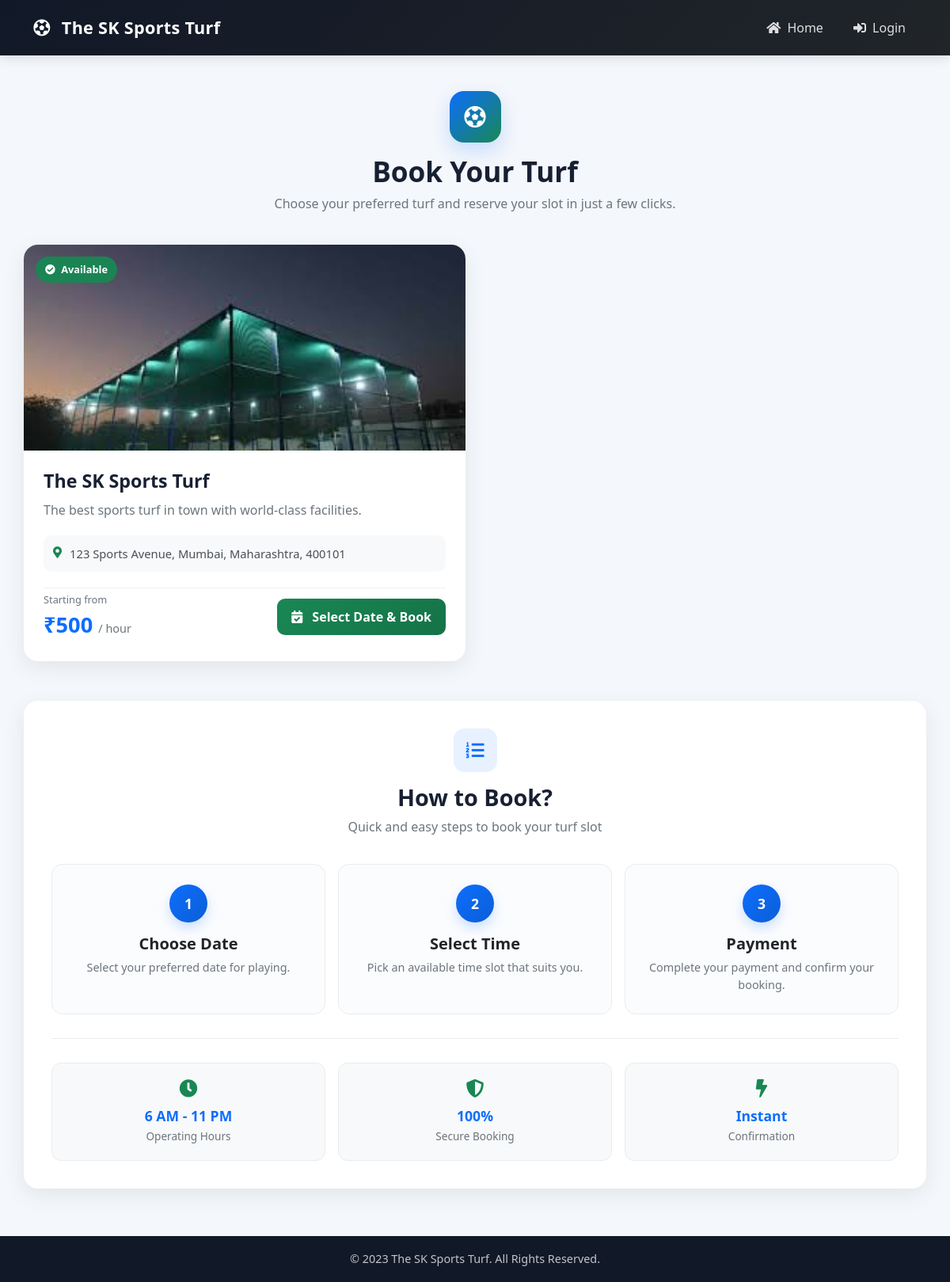
The page /book_now/ on the database its author committed.
### turf/models.py (models this page shows, shortened)
class Turf(models.Model):
    name = models.CharField(max_length=200)
    image = models.ImageField(upload_to='turfs/', blank=True)
    slot_price = models.PositiveIntegerField(default=500)
    description = models.TextField(blank=True)
    address = models.TextField(blank=True)
    contact_phone = models.CharField(max_length=20, blank=True)
    contact_email = models.EmailField(blank=True)
    is_active = models.BooleanField(default=True)
    is_default = models.BooleanField(default=False)

### turf/views.py (the view)
# urls.py: path("book_now/", views.book_now, name="book_now"),
def book_now(request):
    clean_pending_bookings()
    initialize_time_slots()
    turfs = Turf.objects.filter(is_active=True).order_by('name', 'pk')
    if request.user.is_authenticated:
        username = request.user.username
        return render(request, 'booking_index.html', {'username': username, 'turfs': turfs})
    return render(request, 'booking_index.html', {'turfs': turfs})

### turf/views.py (called while the page is built)
def initialize_time_slots():
    time_slots = [
        '6-7 am', '7-8 am', '8-9 am', '9-10 am', '10-11 am', '11-12 pm',
        '12-1 pm', '1-2 pm', '2-3 pm', '3-4 pm', '4-5 pm', '5-6 pm',
        '6-7 pm', '7-8 pm', '8-9 pm', '9-10 pm', '10-11 pm', '11-12 am',
        '12-1 am'
    ]
    for slot in time_slots:
        turfBooking.objects.get_or_create(
            time_slot=slot,
            defaults={
                'isBooked': False,
                'days': ''
            }
        )

def clean_pending_bookings():
    return 0

### templates/booking_index.html (shortened to what this page needs)
{% load static %}
<!DOCTYPE html>
<html lang="en">
<head>
    <link href="https://cdn.jsdelivr.net/npm/bootstrap@5.1.3/dist/css/bootstrap.min.css" rel="stylesheet">
    <link href="https://cdnjs.cloudflare.com/ajax/libs/font-awesome/5.15.4/css/all.min.css" rel="stylesheet">
</head>
<body>
    <nav class="navbar navbar-expand-lg">
        <div class="container">
            <a class="navbar-brand" href="/">
                <i class="fas fa-futbol me-2"></i>
                The SK Sports Turf
            </a>
            <div class="navbar-nav ms-auto d-flex flex-row">
                <a class="nav-link" href="/">
                    <i class="fas fa-home me-1"></i>
                    Home
                </a>
                {% if user.is_authenticated %}
                    <a class="nav-link" href="{% url 'feedback' %}">
                        <i class="fas fa-comment-dots me-1"></i>
                        Feedback
                    </a>
                    <a class="nav-link" href="/logout">
                        <i class="fas fa-sign-out-alt me-1"></i>
                        Logout
                    </a>
                {% else %}
                    <a class="nav-link" href="/login">
                        <i class="fas fa-sign-in-alt me-1"></i>
                        Login
                    </a>
                {% endif %}
            </div>
        </div>
    </nav>
    <main class="container main-content">
        <div class="page-heading">
            <div class="icon">
                <i class="fas fa-futbol"></i>
            </div>
            <h1>Book Your Turf</h1>
            <p>
                Choose your preferred turf and reserve your slot in just a few clicks.
            </p>
        </div>
        <div class="row g-4">
            {% for turf_option in turfs %}
            <div class="col-lg-6 col-md-6">
                <div class="turf-card">
                    <div class="turf-image-wrapper">
                        <img
                            src="{% if turf_option.image %}{{ turf_option.image.url }}{% else %}{% static 'images/new_turf.jpeg' %}{% endif %}"
                            alt="{{ turf_option.name }}"
                            class="turf-image"
                        >
                        <div class="image-overlay">
                            <i class="fas fa-check-circle me-1"></i>
                            Available
                        </div>
                    </div>
                    <div class="turf-body">
                        <h2 class="turf-title">
                            {{ turf_option.name }}
                        </h2>
                        <p class="turf-description">
                            {{ turf_option.description }}
                        </p>
                        {% if turf_option.address %}
                        <div class="turf-address">
                            <i class="fas fa-map-marker-alt"></i>
                            <span>
                                {{ turf_option.address }}
                            </span>
                        </div>
                        {% endif %}
                        <div class="turf-bottom d-flex justify-content-between align-items-center">
                            <div>
                                <span class="price-label">
                                    Starting from
                                </span>
                                <span class="price-tag">
                                    ₹{{ turf_option.slot_price }}
                                </span>
                                <span class="price-hour">
                                    / hour
                                </span>
                            </div>
                            <a
                                href="{% url 'turf_details' %}?turf_id={{ turf_option.pk }}"
                                class="btn book-btn"
                            >
                                <i class="fas fa-calendar-check me-2"></i>
                                Select Date & Book
                            </a>
                        </div>
                    </div>
                </div>
            </div>
            {% endfor %}
        </div>
        <section class="booking-section">
            <div class="booking-steps">
                <div class="text-center">
                    <div class="section-icon">
                        <i class="fas fa-list-ol"></i>
                    </div>
                    <h2>
                        How to Book?
                    </h2>
                    <p class="section-subtitle">
                        Quick and easy steps to book your turf slot
                    </p>
                </div>
                <div class="row g-3 text-center">
                    <div class="col-lg-4 col-md-4">
                        <div class="step-item">
                            <div class="step-number">
                                1
                            </div>
                            <h5>
                                Choose Date
                            </h5>
                            <p>
                                Select your preferred date for playing.
                            </p>
                        </div>
                    </div>
                    <div class="col-lg-4 col-md-4">
                        <div class="step-item">
                            <div class="step-number">
                                2
                            </div>
                            <h5>
                                Select Time
                            </h5>
                            <p>
                                Pick an available time slot that suits you.
                            </p>
                        </div>
                    </div>
                    <div class="col-lg-4 col-md-4">
                        <div class="step-item">
                            <div class="step-number">
                                3
                            </div>
                            <h5>
                                Payment
                            </h5>
                            <p>
                                Complete your payment and confirm your booking.
                            </p>
                        </div>
                    </div>
                </div>
                <div class="highlights">
                    <div class="row g-3">
                        <div class="col-lg-4 col-md-4 col-12">
                            <div class="highlight-box">
                                <i class="fas fa-clock highlight-icon"></i>
                                <div class="highlight-number">
                                    6 AM - 11 PM
                                </div>
                                <div class="highlight-label">
                                    Operating Hours
                                </div>
                            </div>
                        </div>
                        <div class="col-lg-4 col-md-4 col-12">
                            <div class="highlight-box">
                                <i class="fas fa-shield-alt highlight-icon"></i>
                                <div class="highlight-number">
                                    100%
                                </div>
                                <div class="highlight-label">
                                    Secure Booking
                                </div>
                            </div>
                        </div>
                        <div class="col-lg-4 col-md-4 col-12">
                            <div class="highlight-box">
                                <i class="fas fa-bolt highlight-icon"></i>
                                <div class="highlight-number">
                                    Instant
                                </div>
                                <div class="highlight-label">
                                    Confirmation
                                </div>
                            </div>
                        </div>
                    </div>
                </div>
            </div>
        </section>
    </main>
    <footer class="footer">
        <div class="container">
            <p class="mb-0">
                © 2023 The SK Sports Turf. All Rights Reserved.
            </p>
        </div>
    </footer>
</body>
</html>

### templates/booking_index.html (style rules this page uses)
* { box-sizing: border-box; }
body { min-height: 100vh; display: flex; flex-direction: column; background: #f4f7fb; color: #212529; }
.navbar { background: linear-gradient(135deg, #111827, #212529); min-height: 70px; box-shadow: 0 3px 15px rgba(0, 0, 0, 0.12); }
.navbar-brand { color: #fff !important; font-size: 1.35rem; font-weight: 700; letter-spacing: 0.3px; }
.nav-link { color: rgba(255, 255, 255, 0.85) !important; font-weight: 500; margin-left: 10px; padding: 8px 14px !important; border-radius: 8px; transition: all 0.25s ease; }
.main-content { flex: 1; padding: 45px 0 60px; }
.page-heading { text-align: center; margin-bottom: 40px; }
.page-heading .icon { width: 65px; height: 65px; margin: 0 auto 15px; border-radius: 18px; background: linear-gradient(135deg, #0d6efd, #198754); color: white; display: flex; align-items: center; justify-content: center; font-size: 28px; box-shadow: 0 10px 25px rgba(13, 110, 253, 0.2); }
.page-heading h1 { font-size: 2.2rem; font-weight: 700; margin-bottom: 8px; color: #172033; }
.page-heading p { color: #6c757d; margin-bottom: 0; font-size: 1rem; }
.turf-card { background: #fff; border: none; border-radius: 18px; overflow: hidden; height: 100%; display: flex; flex-direction: column; box-shadow: 0 8px 28px rgba(0, 0, 0, 0.08); transition: all 0.3s ease; }
.turf-image-wrapper { position: relative; overflow: hidden; }
.turf-image { width: 100%; height: 260px; object-fit: cover; display: block; transition: transform 0.4s ease; }
.image-overlay { position: absolute; left: 15px; top: 15px; background: rgba(25, 135, 84, 0.95); color: #fff; padding: 7px 12px; border-radius: 20px; font-size: 0.8rem; font-weight: 600; }
.turf-body { padding: 25px; display: flex; flex-direction: column; flex: 1; }
.turf-title { font-size: 1.45rem; font-weight: 700; color: #172033; margin-bottom: 10px; }
.turf-description { color: #6c757d; line-height: 1.6; margin-bottom: 18px; }
.turf-address { display: flex; align-items: flex-start; gap: 10px; padding: 12px; background: #f8f9fa; border-radius: 10px; margin-bottom: 20px; color: #495057; font-size: 0.92rem; }
.turf-address i { color: #198754; margin-top: 3px; }
.turf-bottom { margin-top: auto; padding-top: 5px; border-top: 1px solid #edf0f2; }
.price-label { color: #6c757d; font-size: 0.8rem; display: block; margin-bottom: 2px; }
.price-tag { color: #0d6efd; font-size: 1.7rem; font-weight: 700; }
.price-hour { color: #6c757d; font-size: 0.9rem; }
.book-btn { border: none; border-radius: 10px; padding: 11px 18px; font-weight: 600; background: linear-gradient(135deg, #198754, #157347); color: #fff; transition: all 0.25s ease; white-space: nowrap; }
.booking-section { margin-top: 50px; }
.booking-steps { background: #fff; border-radius: 18px; padding: 35px; box-shadow: 0 8px 28px rgba(0, 0, 0, 0.08); }
.section-icon { width: 55px; height: 55px; background: #e8f1ff; color: #0d6efd; border-radius: 14px; display: flex; align-items: center; justify-content: center; margin: 0 auto 15px; font-size: 23px; }
.booking-steps h2 { font-size: 1.8rem; font-weight: 700; color: #172033; margin-bottom: 8px; }
.section-subtitle { color: #6c757d; margin-bottom: 35px; }
.step-item { height: 100%; padding: 25px 18px; border: 1px solid #e9ecef; border-radius: 14px; background: #fbfcfe; transition: all 0.25s ease; }
.step-number { width: 48px; height: 48px; background: linear-gradient(135deg, #0d6efd, #0b5ed7); color: white; border-radius: 50%; display: flex; align-items: center; justify-content: center; font-weight: 700; font-size: 1.1rem; margin: 0 auto 15px; box-shadow: 0 7px 15px rgba(13, 110, 253, 0.2); }
.step-item h5 { font-weight: 700; margin-bottom: 7px; }
.step-item p { margin-bottom: 0; color: #6c757d; font-size: 0.9rem; }
.highlights { margin-top: 30px; padding-top: 30px; border-top: 1px solid #e9ecef; }
.highlight-box { height: 100%; background: #f8f9fa; padding: 20px 15px; border-radius: 12px; text-align: center; border: 1px solid #e9ecef; transition: all 0.25s ease; }
.highlight-icon { font-size: 23px; color: #198754; margin-bottom: 10px; }
.highlight-number { font-size: 1.1rem; font-weight: 700; color: #0d6efd; margin-bottom: 3px; }
.highlight-label { color: #6c757d; font-size: 0.85rem; }
.footer { background: #111827; color: rgba(255, 255, 255, 0.75); padding: 18px 0; margin-top: auto; text-align: center; font-size: 0.9rem; }

### rows shown on the page
Turf: name "The SK Sports Turf", description "The best sports turf in town with world-class facilities.", address "123 Sports Avenue, Mumbai, Maharashtra, 400101", slot_price "500"
